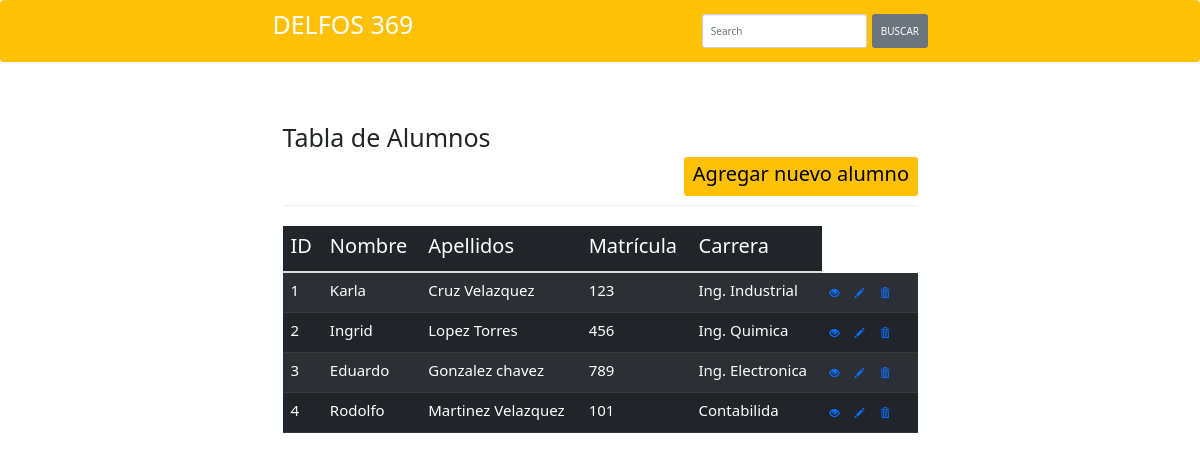
The page / on the database its author committed.
### tables this page shows
CREATE TABLE `alumnoo` (
  `id` int(100) NOT NULL,
  `nombre` varchar(200) NOT NULL,
  `apellidos` varchar(200) NOT NULL,
  `matricula` int(100) NOT NULL,
  `carrera` varchar(200) NOT NULL
);

### index.php (the view, shortened to what this page needs)
<!DOCTYPE html>
<html lang="en">
<head>
    <link rel="stylesheet" href="https://maxcdn.bootstrapcdn.com/bootstrap/3.3.7/css/bootstrap.css">
    <link href="https://cdn.jsdelivr.net/npm/bootstrap@5.1.3/dist/css/bootstrap.min.css" rel="stylesheet">
</head>
<body width="1000" >
<?php require 'header.php' ?>
    <div class="wrapper">
        <div class="container-fluid">
            <div class="row">
                <div class="col-md-12">
                    <div class="page-header clearfix">
                        <h2 class="pull-left"><h1>Tabla de Alumnos</h1>
                        <a href="create.php" class="btn btn-warning pull-right"><h2>Agregar nuevo alumno</h2></a>
                    </div>
                    <?php
                    require_once "config.php";
                    $sql = "SELECT * FROM alumnoo";
                    if($result = mysqli_query($link, $sql)){
                        if(mysqli_num_rows($result) > 0){
                            echo "<table class='table table-dark table-striped'>";
                                echo "<thead>";
                                    echo "<tr>";
                                        echo "<th><h2>ID</h2></th>";
                                        echo "<th><h2>Nombre</h2></th>";
                                        echo "<th><h2>Apellidos</h2></th>";
                                        echo "<th><h2>Matrícula</h2></th>";
                                        echo "<th><h2>Carrera</h2></th>";
                                    echo "</tr>";
                                echo "</thead>";
                                echo "<tbody>";
                                while($row = mysqli_fetch_array($result)){
                                    echo "<tr>";
                                        echo "<td><h4>" . $row['id'] . "</h4></td>";
                                        echo "<td><h4>" . $row['nombre'] . "</h4></td>";
                                        echo "<td><h4>" . $row['apellidos'] . "</h4></td>";
                                        echo "<td><h4>" . $row['matricula'] . "</h4></td>";
                                        echo "<td><h4>" . $row['carrera'] . "</h4></td>";
                                        echo "<td><h3></h3>";
                                            echo "<a href='read.php?id=". $row['id'] ."' title='Ver' data-toggle='tooltip'><span class='glyphicon glyphicon-eye-open'></span></a>";
                                            echo "<a href='update.php?id=". $row['id'] ."' title='Actualizar' data-toggle='tooltip'><span class='glyphicon glyphicon-pencil'></span></a>";
                                            echo "<a href='delete.php?id=". $row['id'] ."' title='Borrar' data-toggle='tooltip'><span class='glyphicon glyphicon-trash'></span></a>";
                                        echo "</td>";
                                    echo "</tr>";
                                }
                                echo "</tbody>";
                            echo "</table>";
                        } else{
                            echo "<p class='lead'><em>No records were found.</em></p>";
                        }
                    } else{
                        echo "ERROR: Could not able to execute $sql. " . mysqli_error($link);
                    }
                    ?>
                </div>
            </div>
        </div>
    </div>
</body>
</html>

### header.php (shortened to what this page needs)
<header>
<nav class="navbar navbar-dark bg-warning">
  <div class="container-fluid">
    <a class="navbar-brand"><h1>DELFOS 369</h1></a>
    <form class="d-flex">
      <input class="form-control me-2" type="search" placeholder="Search" aria-label="Buscar">
      <button class="btn btn-secondary" type="submit">BUSCAR</button>
    </form>
  </div>
</nav>

### index.php (style rules this page uses)
.wrapper { width: 650px; margin: 0 auto; }
.page-header h2 { margin-top: 0; }
table tr td:last-child a { margin-right: 15px; }

### rows shown on the page
alumnoo: id "1", nombre "Karla", apellidos "Cruz Velazquez", matricula "123", carrera "Ing. Industrial"
alumnoo: id "2", nombre "Ingrid", apellidos "Lopez Torres", matricula "456", carrera "Ing. Quimica"
alumnoo: id "3", nombre "Eduardo", apellidos "Gonzalez chavez", matricula "789", carrera "Ing. Electronica"
alumnoo: id "4", nombre "Rodolfo", apellidos "Martinez Velazquez", matricula "101", carrera "Contabilida"
